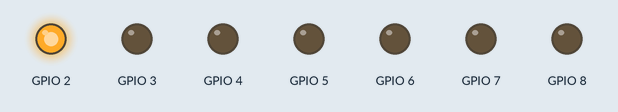
A sketch run on a simulated ESP32. On the bench: output pins drawn as LEDs (lit = HIGH). Random numbers use the default seed unless the sketch sets one.

Above: at 0.1 s.
At 0.8 s:
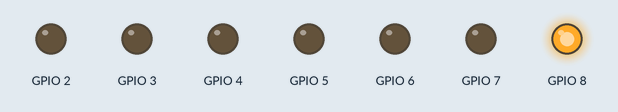
At 4.3 s:
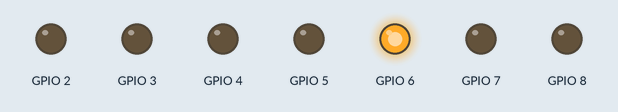
At 16.1 s:
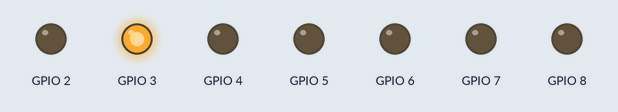
At 27.6 s:
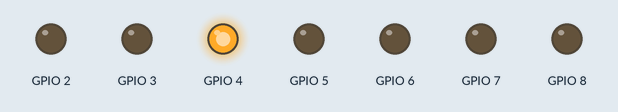
At 38.1 s:
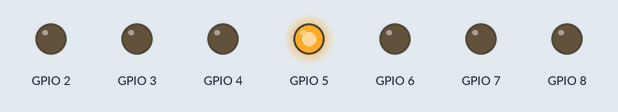
Timing chart, 0 to 40.0 s (numbered marks = the images above):
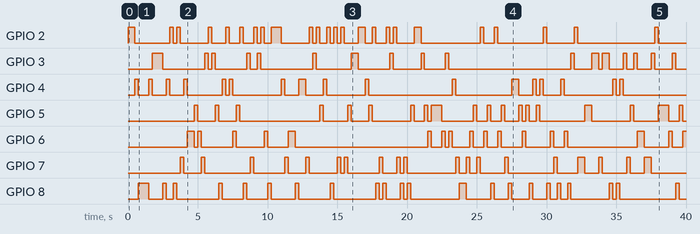

The sketch:

1-blink-leds-randomly.ino
```cpp
// Project #1 - Blink LEDs randomly
// This code is part of the challenge 100 Arduino and ESP32 projects.
// You can find more information about this initiative at https://github.com/LucasFernandoChannel/one-hundred-projects-challenge
// Created by Lucas Fernando - check my Youtube channel at https://www.youtube.com/@lucasfernandochannel

void setup() {
  for (int n = 2; n < 9; n++) {
    pinMode(n, OUTPUT);
    digitalWrite(n, LOW);
  }
}

void loop() {
  int value = random(2, 9); // Choose a digital port from 2 to 8
  for (int i = 2; i < 9; i++) {
    // The code turns on the LED connected to the chosen port and turn off all other LEDs
    if(value == i) {
      digitalWrite(i, HIGH);
    } else {
      digitalWrite(i, LOW);
    }
  }
  delay(250);
}
```

Measured:
- by itself, GPIO 2: LOW → HIGH at 0.00 s, → LOW 0.50 s later, → HIGH 2.5 s later, → LOW 0.25 s later, … (48 changes in this stretch)
- by itself, GPIO 3: LOW → HIGH at 1.8 s, → LOW 0.75 s later, → HIGH 3.0 s later, → LOW 0.25 s later, … (34 changes in this stretch)
- by itself, GPIO 4: LOW → HIGH at 0.50 s, → LOW 0.25 s later, → HIGH 0.75 s later, → LOW 0.25 s later, … (34 changes in this stretch)
- by itself, GPIO 5: LOW → HIGH at 4.8 s, → LOW 0.25 s later, → HIGH 1.3 s later, → LOW 0.25 s later, … (38 changes in this stretch)
- by itself, GPIO 6: LOW → HIGH at 4.3 s, → LOW 0.50 s later, → HIGH 0.25 s later, → LOW 0.25 s later, … (33 changes in this stretch)
- by itself, GPIO 7: LOW → HIGH at 3.8 s, → LOW 0.25 s later, → HIGH 1.3 s later, → LOW 0.25 s later, … (38 changes in this stretch)
- by itself, GPIO 8: LOW → HIGH at 0.75 s, → LOW 0.75 s later, → HIGH 1.0 s later, → LOW 0.25 s later, … (44 changes in this stretch)
